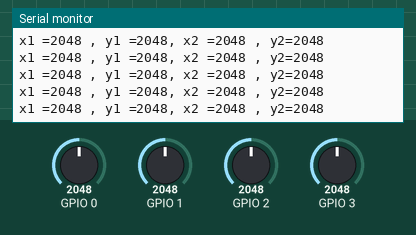
Bench run of a sketch on a simulated ESP32. Shown: the last lines printed to the serial monitor. The inputs (shaded band) are chosen by the test bench; at power-on: GPIO 0 = 2048, GPIO 1 = 2048, GPIO 2 = 2048, GPIO 3 = 2048.

Above: at 1.2 s.
1.3 s: GPIO 0 set to 1071
At 1.31 s:
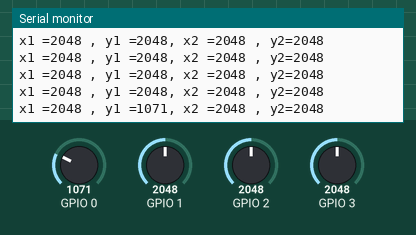
2.8 s: GPIO 0 set to 970
At 2.93 s:
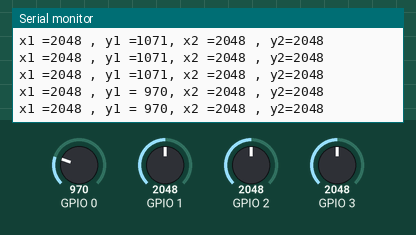
4.7 s: GPIO 1 set to 1069
At 4.74 s:
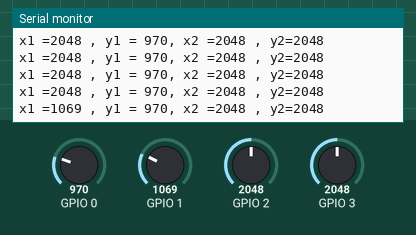
6.2 s: GPIO 1 set to 970
At 6.25 s:
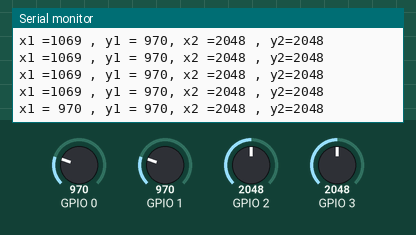
8.1 s: GPIO 2 set to 1050
At 8.16 s:
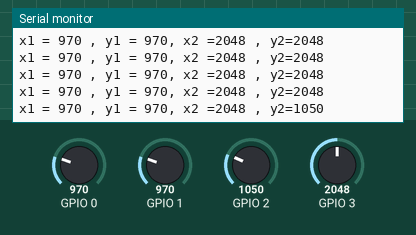
9.6 s: GPIO 2 set to 931
At 9.67 s:
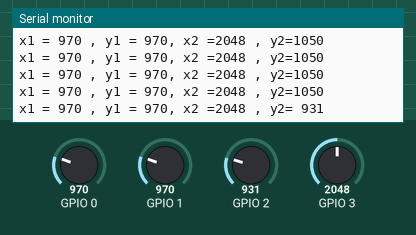

Measured:
- the behaviour switches between 1000 and 999 on GPIO 0 (found by bisection; images 1 and 2)
- the behaviour switches between 1000 and 999 on GPIO 1 (found by bisection; images 3 and 4)
- the behaviour switches between 1000 and 999 on GPIO 2 (found by bisection; images 5 and 6)
- after the input at 1.3 s, the serial monitor: prints a new line at once (image 1)
- after the input at 2.8 s, the serial monitor: prints a new line at once (image 2)
- after the input at 4.7 s, the serial monitor: prints a new line at once (image 3)
- after the input at 6.2 s, the serial monitor: prints a new line at once (image 4)
- after the input at 8.1 s, the serial monitor: prints a new line after 0.06 s (image 5)
- after the input at 9.6 s, the serial monitor: prints a new line after 0.07 s (image 6)

The sketch:

tests.ino
```cpp
void setup() {
  // put your setup code here, to run once:
  Serial.begin(115200);

}

void loop() {
  // put your main code here, to run repeatedly:
  //Serial.println(analogReadMilliVolts(1));
  int x1 = analogRead(1);
  int y1 = analogRead(0);
  int x2 = analogRead(3);
  int y2 = analogRead(2);
  Serial.printf("x1 =%4d , y1 =%4d, x2 =%4d , y2=%4d\n",x1,y1,x2,y2);
  delay(100);

}
```
